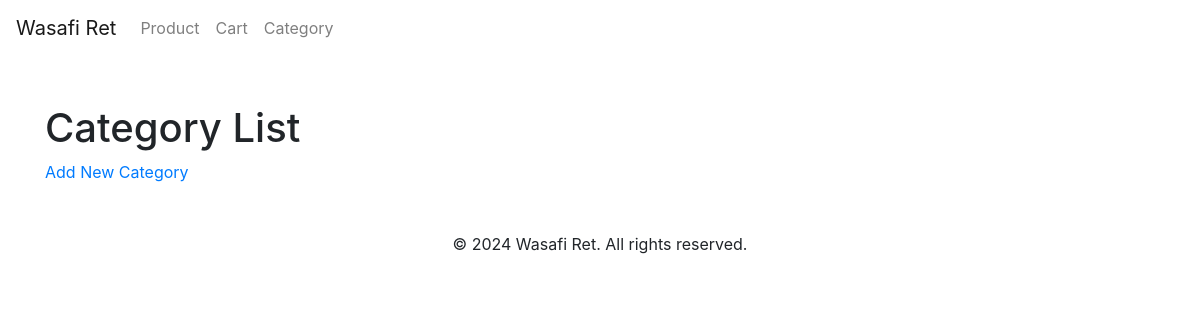
Page /category_list/ on the earlier database version.
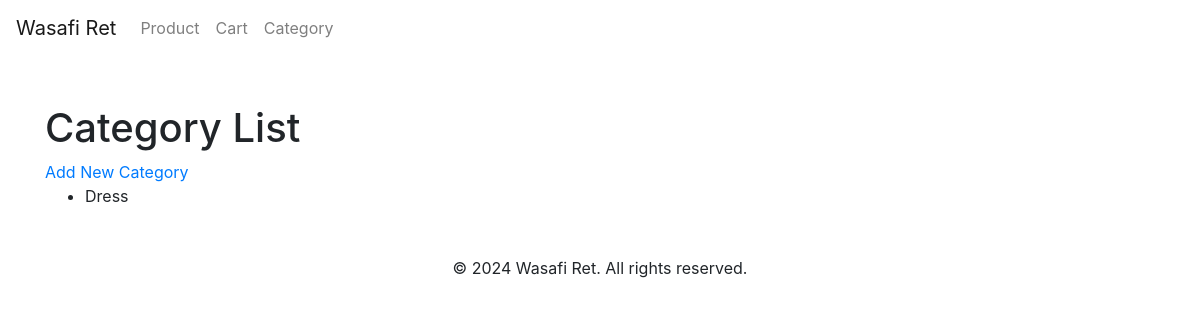
Same page on the later database version.
### WasafiRet/models.py (models this page shows, shortened)
class Category(models.Model):
    name=models.CharField(max_length=100)

### WasafiRet/views.py (the view)
# urls.py: path('category_list/',views.category_list,name='category_list'),
def category_list(request):
     categories=Category.objects.all()
     return render(request,'WasafiRet/category_list.html',{'categories':categories})

### WasafiRet/templates/WasafiRet/category_list.html (shortened to what this page needs)
{% extends 'WasafiRet/base.html' %} {% load static %}  {% block content %}
<h1>Category List</h1>
<a href="{% url 'category_create' %}">Add New Category</a>
<ul>
  {% for category in categories %}
  <li>{{ category.name }}</li>
  {% endfor %}
</ul>
{% endblock %}

Differences in the rows shown:
added Category: name "Dress"
